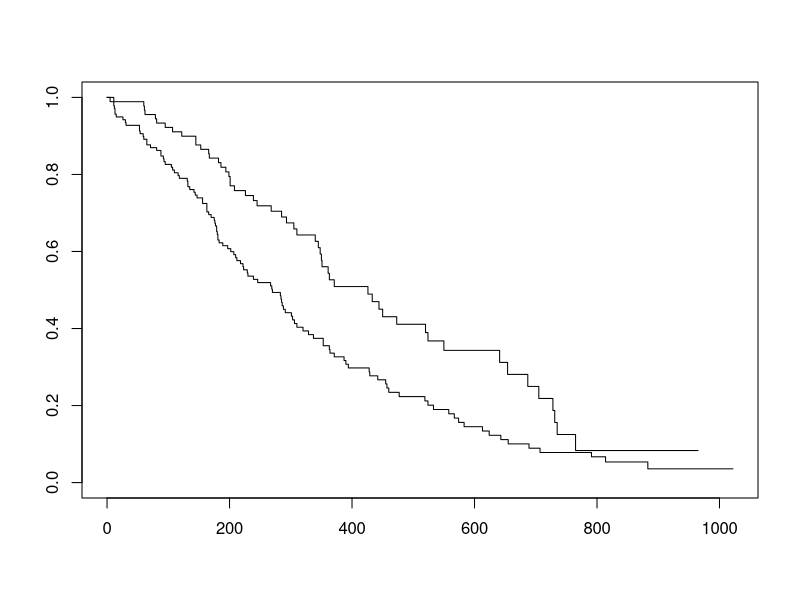
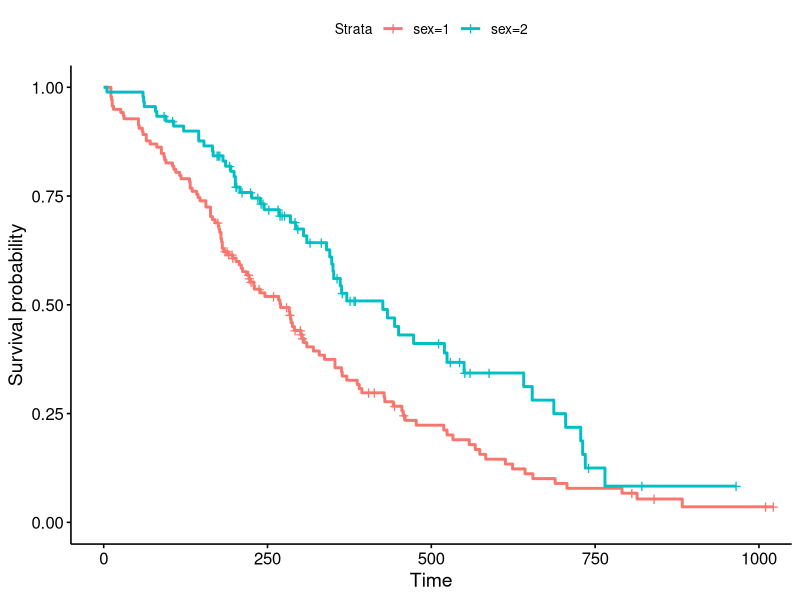
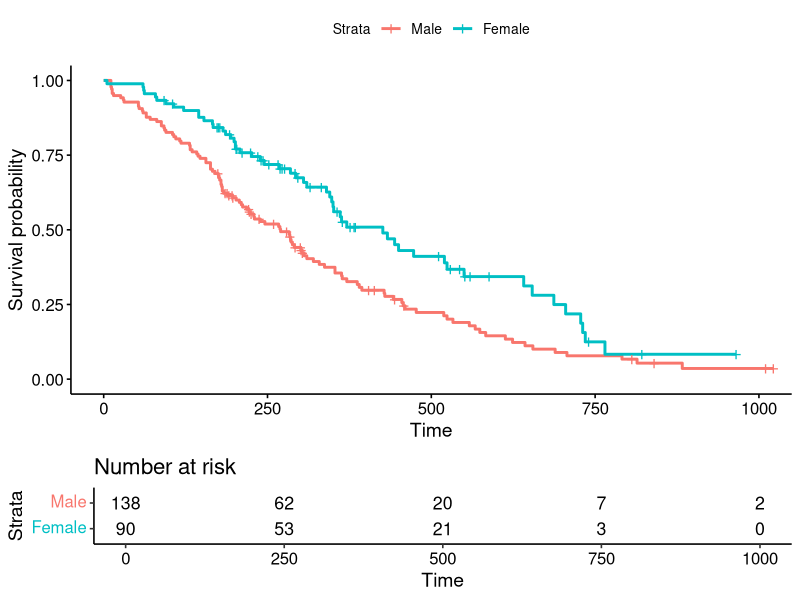
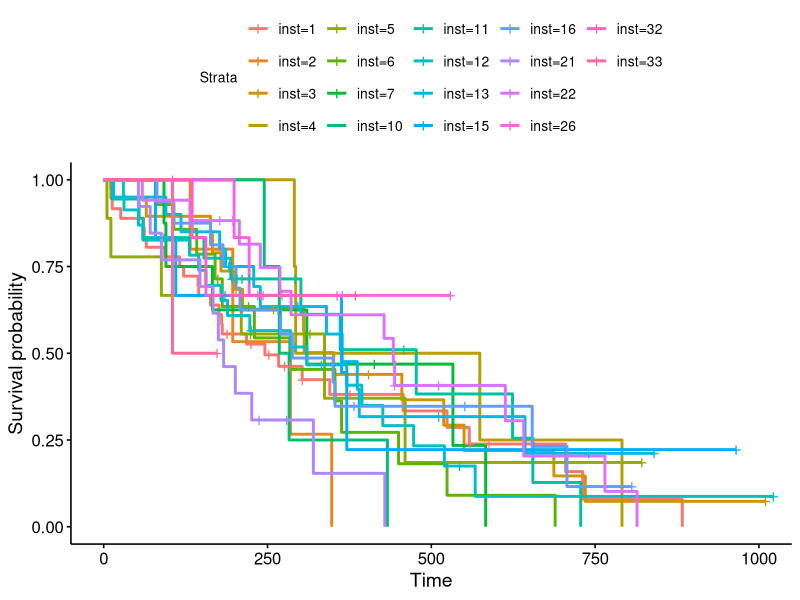

These figures' R source, in order:
## ---- chunk 1
library(survival)
data(cancer)
str(cancer)
## ---- chunk 2
sfit <- survfit(Surv(time, status)~sex, data=cancer)
summary(sfit)
## ---- chunk 3
library(survminer)
s <- Surv(cancer$time, cancer$status)
sfit <- (survfit(Surv(time, status)~sex, data=cancer))
plot(sfit)
## ---- chunk 4
ggsurvplot(sfit)
## ---- chunk 5
ggsurvplot(sfit, risk.table = TRUE, legend.labs=c("Male", "Female"))
## ---- chunk 6
sfit <- survfit(Surv(time, status)~inst, data=cancer)
ggsurvplot(sfit)
## ---- chunk 7
coxph(formula=Surv(time, status)~sex, data=cancer)
